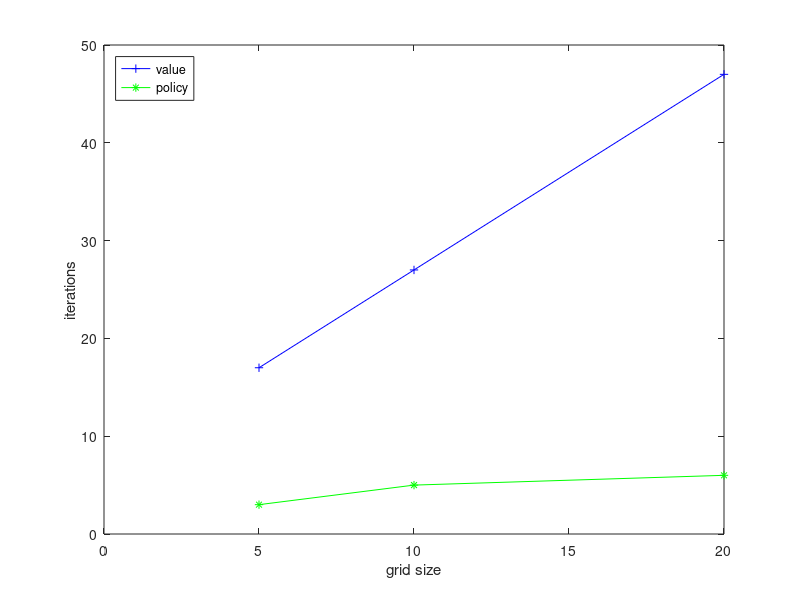
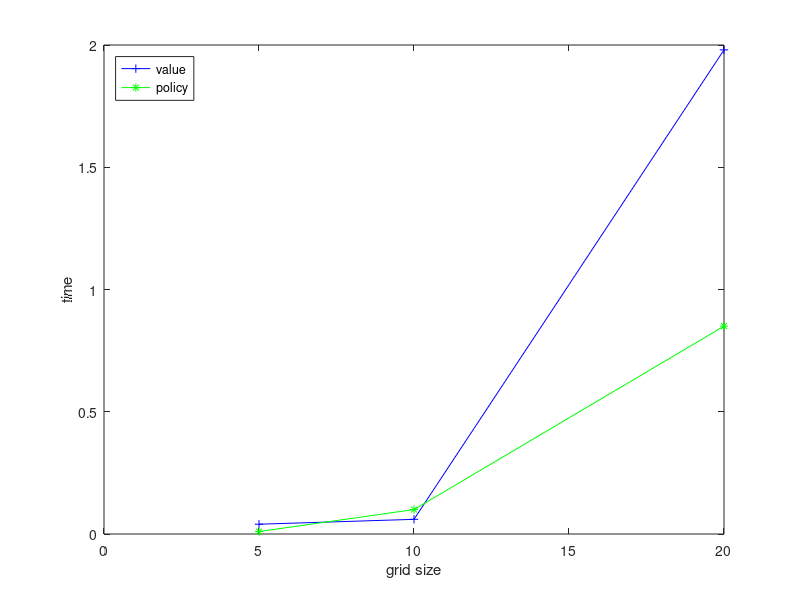

Recreate these plots in MATLAB, in order.
function [  ] = gridgraph(  )

Value = [5  17  0.04;
10  27  0.06;
20 47   1.98 ];

Policy = [ 5  3   0.01;
10  5   0.10;
20  6   0.85 ];

plot ( Value(:,1)', Value(:,2)', '-b+' , Policy(:,1)', Policy(:,2)', '-g*' );
legend ('value', 'policy', 'Location', 'NorthWest' );
xlabel ('grid size');
ylabel ('iterations');

figure
plot ( Value(:,1)', Value(:,3)', '-b+' , Policy(:,1)', Policy(:,3)', '-g*' );
legend ('value', 'policy', 'Location', 'NorthWest' );
xlabel ('grid size');
ylabel ('time');
